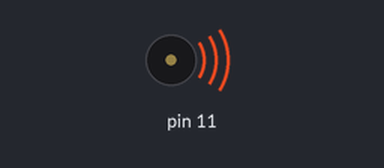
The sketch below on a simulated Arduino Uno, built with avr-gcc and run on an emulated ATmega328P. Parts: buzzer (waves = sounding).

Above: at 0.1 s.
At 13.3 s:
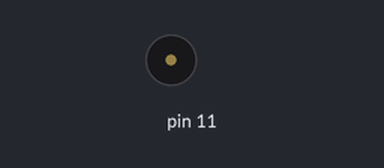
Timing chart, 0 to 14.8 s (numbered marks = the images above):
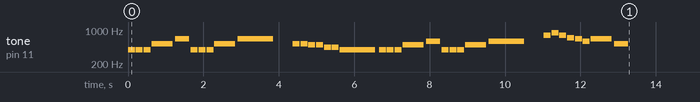

The sketch:

LaCucaracha.ino
```cpp
void setup() {
  Serial.begin(9600);
  pinMode(11, OUTPUT);

  LaCucarcha(11);

}


void loop() {


}

float Frecuency(int note, int octave){

  int hz = 440 * pow(1.05946309436, 12 * (octave - 4) + note - 10);
  return hz;

}


float nKey_Hz(uint8_t nKey){

  if(nKey >= 1 && nKey <= 88){
    int sum = 0;
    nKey += 9;
    while(nKey > 12){
      sum++;
      nKey -= 12;
    }
    int N = nKey;
    int Oc = sum;

    float hz = Frecuency(N, Oc);
    return hz;
  }
  else {
    return 0;
  }
}


void Play(uint8_t Notes[][2], int SizeNotes, byte bpm, int buzzer){

  float start = millis();
  float keep = start;
  float beatDuration = 60000 / bpm;

  for (int i = 0; i < SizeNotes; i++) {

    float noteDuration = (Notes[i][1] * beatDuration) / 8;
    float Frecuency = nKey_Hz(Notes[i][0]);

    if(Frecuency > 0){
      while(millis() <= keep + (noteDuration * 0.9)){
        tone(buzzer, Frecuency);
      }
      while(millis() >= keep + (noteDuration * 0.9) && millis() <= keep + noteDuration){
        noTone(buzzer);
      }
    }
    else{
      while(millis() <= keep + noteDuration){
        noTone(buzzer);
      }
    }
    keep += noteDuration;
  }
}

void LaCucarcha(int buzzer){

  uint8_t Notes[][2] = {
    {47, 4 }, {47, 4 }, {47, 4 }, //0
    {52, 12}, {56, 8 }, {47, 4 }, {47, 4 }, {47, 4 }, //1
    {52, 12}, {56, 20}, //2
    {0 , 8 }, {52, 4 }, {52, 4 }, {51, 4 }, {51, 4}, {49, 4}, {49, 4}, //3
    {47, 20}, {47, 4 }, {47, 4 }, {47, 4 }, //4
    {51, 12}, {54, 8 }, {47, 4 }, {47, 4 }, {47, 4 }, //5
    {51, 12}, {54, 20}, //6
    {0 , 8 }, {59, 4 }, {61, 4 }, {59, 4 }, {57, 4 }, {56, 4 }, {54, 4 }, //7
    {56, 12}, {52, 8 }, //8
  };

  byte bpm = 144;
  int SizeNotes =  (sizeof(Notes) / sizeof(*Notes));

  Play(Notes, SizeNotes, bpm, buzzer);

}
```
